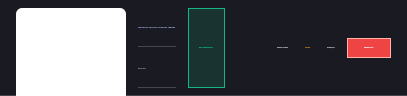
     <widget class="QFrame" name="topNavFrame">
      <property name="minimumSize">
       <size>
        <width>0</width>
        <height>96</height>
       </size>
      </property>
      <property name="maximumSize">
       <size>
        <width>16777215</width>
        <height>96</height>
       </size>
      </property>
      <property name="styleSheet">
       <string notr="true">background-color: #1a1b22; border-bottom: 1px solid #444653;</string>
      </property>
      <layout class="QHBoxLayout" name="headerLayout">
       <property name="spacing">
        <number>12</number>
       </property>
       <property name="leftMargin">
        <number>16</number>
       </property>
       <property name="topMargin">
        <number>8</number>
       </property>
       <property name="rightMargin">
        <number>16</number>
       </property>
       <property name="bottomMargin">
        <number>8</number>
       </property>
       <item>
        <widget class="QLabel" name="logoLabel">
         <property name="minimumSize">
          <size>
           <width>110</width>
           <height>110</height>
          </size>
         </property>
         <property name="maximumSize">
          <size>
           <width>110</width>
           <height>110</height>
          </size>
         </property>
         <property name="styleSheet">
          <string notr="true">background-color: #ffffff; border-radius: 6px; padding: 4px;</string>
         </property>
         <property name="text">
          <string/>
         </property>
         <property name="scaledContents">
          <bool>true</bool>
         </property>
        </widget>
       </item>
       <item>
        <widget class="QWidget" name="brandBox" native="true">
         <layout class="QVBoxLayout" name="brandLayout">
          <property name="spacing">
           <number>2</number>
          </property>
          <property name="leftMargin">
           <number>0</number>
          </property>
          <property name="topMargin">
           <number>0</number>
          </property>
          <property name="rightMargin">
           <number>0</number>
          </property>
          <property name="bottomMargin">
           <number>0</number>
          </property>
          <item>
           <widget class="QLabel" name="titleLabel">
            <property name="font">
             <font>
              <family>Inter</family>
              <pointsize>-1</pointsize>
              <bold>true</bold>
             </font>
            </property>
            <property name="styleSheet">
             <string notr="true">color: #b8c4ff; letter-spacing: 0.5px;</string>
            </property>
            <property name="text">
             <string>SPECIALISE PRODUCTS PRIVATE LIMITED</string>
            </property>
           </widget>
          </item>
          <item>
           <widget class="QLabel" name="subtitleLabel">
            <property name="font">
             <font>
              <family>Inter</family>
              <pointsize>-1</pointsize>
             </font>
            </property>
            <property name="styleSheet">
             <string notr="true">color: #8e909f;</string>
            </property>
            <property name="text">
             <string>Metal 3D Printer</string>
            </property>
           </widget>
          </item>
         </layout>
        </widget>
       </item>
       <item>
        <widget class="QLabel" name="lblStatusBadge">
         <property name="font">
          <font>
           <family>Inter</family>
           <pointsize>-1</pointsize>
           <bold>true</bold>
          </font>
         </property>
         <property name="styleSheet">
          <string notr="true">background-color: rgba(16,185,129,0.15); color: #10b981; border: 1px solid #10b981; padding: 4px 10px; border-radius: 0px;</string>
         </property>
         <property name="text">
          <string>READY / SIMULATION MODE</string>
         </property>
        </widget>
       </item>
       <item>
        <spacer name="headerSpacer">
         <property name="orientation">
          <enum>Qt::Orientation::Horizontal</enum>
         </property>
         <property name="sizeHint" stdset="0">
          <size>
           <width>40</width>
           <height>20</height>
          </size>
         </property>
        </spacer>
       </item>
       <item>
        <widget class="QFrame" name="telemetryFrame">
         <property name="styleSheet">
          <string notr="true">border: none; background: transparent;</string>
         </property>
         <layout class="QHBoxLayout" name="telemetryLayout">
          <property name="spacing">
           <number>16</number>
          </property>
          <property name="leftMargin">
           <number>0</number>
          </property>
          <property name="topMargin">
           <number>0</number>
          </property>
          <property name="rightMargin">
           <number>0</number>
          </property>
          <property name="bottomMargin">
           <number>0</number>
          </property>
          <item>
           <widget class="QLabel" name="lblChamberP">
            <property name="font">
             <font>
              <family>Inter</family>
              <pointsize>-1</pointsize>
              <bold>true</bold>
             </font>
            </property>
            <property name="styleSheet">
             <string notr="true">color: #c4c5d5;</string>
            </property>
            <property name="text">
             <string>Chamber P: 1013 mbar</string>
            </property>
           </widget>
          </item>
          <item>
           <widget class="QLabel" name="lblO2">
            <property name="font">
             <font>
              <family>Inter</family>
              <pointsize>-1</pointsize>
              <bold>true</bold>
             </font>
            </property>
            <property name="styleSheet">
             <string notr="true">color: #f59e0b;</string>
            </property>
            <property name="text">
             <string>O2: 0.04%</string>
            </property>
           </widget>
          </item>
          <item>
           <widget class="QLabel" name="lblBedTemp">
            <property name="font">
             <font>
              <family>Inter</family>
              <pointsize>-1</pointsize>
              <bold>true</bold>
             </font>
            </property>
            <property name="styleSheet">
             <string notr="true">color: #c4c5d5;</string>
            </property>
            <property name="text">
             <string>Bed Temp: 65°C</string>
            </property>
           </widget>
          </item>
         </layout>
        </widget>
       </item>
       <item>
        <widget class="QPushButton" name="btnEmergencyStop">
         <property name="font">
          <font>
           <family>Inter</family>
           <pointsize>-1</pointsize>
           <bold>true</bold>
          </font>
         </property>
         <property name="styleSheet">
          <string notr="true">background-color: #ef4444; color: white; border: 1px solid #ffb4ab; padding: 8px 16px; font-weight: bold; border-radius: 0px;</string>
         </property>
         <property name="text">
          <string>EMERGENCY STOP</string>
         </property>
        </widget>
       </item>
      </layout>
     </widget>
